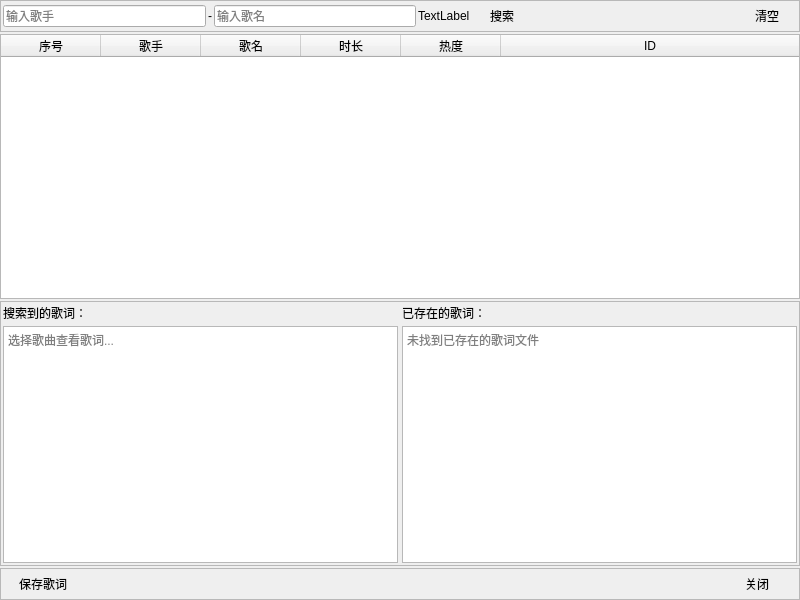
<?xml version="1.0" encoding="UTF-8"?>
<ui version="4.0">
 <class>LyricSearch</class>
 <widget class="QWidget" name="LyricSearch">
  <property name="geometry">
   <rect>
    <x>0</x>
    <y>0</y>
    <width>800</width>
    <height>600</height>
   </rect>
  </property>
  <property name="windowTitle">
   <string>歌词搜索</string>
  </property>
  <layout class="QVBoxLayout" name="verticalLayout">
   <property name="spacing">
    <number>2</number>
   </property>
   <property name="leftMargin">
    <number>0</number>
   </property>
   <property name="topMargin">
    <number>0</number>
   </property>
   <property name="rightMargin">
    <number>0</number>
   </property>
   <property name="bottomMargin">
    <number>0</number>
   </property>
   <item>
    <widget class="QFrame" name="frameSearch">
     <property name="frameShape">
      <enum>QFrame::StyledPanel</enum>
     </property>
     <property name="frameShadow">
      <enum>QFrame::Raised</enum>
     </property>
     <layout class="QHBoxLayout" name="horizontalLayout">
      <property name="spacing">
       <number>2</number>
      </property>
      <property name="leftMargin">
       <number>2</number>
      </property>
      <property name="topMargin">
       <number>2</number>
      </property>
      <property name="rightMargin">
       <number>2</number>
      </property>
      <property name="bottomMargin">
       <number>2</number>
      </property>
      <item>
       <widget class="QLineEdit" name="songerSearch">
        <property name="placeholderText">
         <string>输入歌手</string>
        </property>
       </widget>
      </item>
      <item>
       <widget class="QLabel" name="labelSeparator">
        <property name="text">
         <string>-</string>
        </property>
        <property name="alignment">
         <set>Qt::AlignCenter</set>
        </property>
       </widget>
      </item>
      <item>
       <widget class="QLineEdit" name="lineSearch">
        <property name="placeholderText">
         <string>输入歌名</string>
        </property>
       </widget>
      </item>
      <item>
       <widget class="QLabel" name="durationLabel">
        <property name="text">
         <string>TextLabel</string>
        </property>
       </widget>
      </item>
      <item>
       <widget class="QPushButton" name="btnSearch">
        <property name="minimumSize">
         <size>
          <width>60</width>
          <height>24</height>
         </size>
        </property>
        <property name="maximumSize">
         <size>
          <width>60</width>
          <height>32</height>
         </size>
        </property>
        <property name="text">
         <string>搜索</string>
        </property>
        <property name="flat">
         <bool>true</bool>
        </property>
       </widget>
      </item>
      <item>
       <spacer name="horizontalSpacer">
        <property name="orientation">
         <enum>Qt::Horizontal</enum>
        </property>
        <property name="sizeHint" stdset="0">
         <size>
          <width>10</width>
          <height>20</height>
         </size>
        </property>
       </spacer>
      </item>
      <item>
       <widget class="QPushButton" name="btnClear">
        <property name="minimumSize">
         <size>
          <width>60</width>
          <height>0</height>
         </size>
        </property>
        <property name="maximumSize">
         <size>
          <width>60</width>
          <height>31</height>
         </size>
        </property>
        <property name="text">
         <string>清空</string>
        </property>
        <property name="flat">
         <bool>true</bool>
        </property>
       </widget>
      </item>
     </layout>
    </widget>
   </item>
   <item>
    <widget class="QTableWidget" name="tableResults">
     <property name="focusPolicy">
      <enum>Qt::NoFocus</enum>
     </property>
     <property name="verticalScrollBarPolicy">
      <enum>Qt::ScrollBarAsNeeded</enum>
     </property>
     <property name="horizontalScrollBarPolicy">
      <enum>Qt::ScrollBarAsNeeded</enum>
     </property>
     <property name="alternatingRowColors">
      <bool>true</bool>
     </property>
     <property name="selectionMode">
      <enum>QAbstractItemView::SingleSelection</enum>
     </property>
     <property name="selectionBehavior">
      <enum>QAbstractItemView::SelectRows</enum>
     </property>
     <property name="columnCount">
      <number>6</number>
     </property>
     <attribute name="horizontalHeaderHighlightSections">
      <bool>false</bool>
     </attribute>
     <attribute name="horizontalHeaderStretchLastSection">
      <bool>true</bool>
     </attribute>
     <column>
      <property name="text">
       <string>序号</string>
      </property>
     </column>
     <column>
      <property name="text">
       <string>歌手</string>
      </property>
     </column>
     <column>
      <property name="text">
       <string>歌名</string>
      </property>
     </column>
     <column>
      <property name="text">
       <string>时长</string>
      </property>
     </column>
     <column>
      <property name="text">
       <string>热度</string>
      </property>
     </column>
     <column>
      <property name="text">
       <string>ID</string>
      </property>
     </column>
    </widget>
   </item>
   <item>
    <widget class="QFrame" name="frameLyric">
     <property name="frameShape">
      <enum>QFrame::StyledPanel</enum>
     </property>
     <property name="frameShadow">
      <enum>QFrame::Raised</enum>
     </property>
     <layout class="QVBoxLayout" name="verticalLayout_2">
      <property name="spacing">
       <number>2</number>
      </property>
      <property name="leftMargin">
       <number>2</number>
      </property>
      <property name="topMargin">
       <number>2</number>
      </property>
      <property name="rightMargin">
       <number>2</number>
      </property>
      <property name="bottomMargin">
       <number>2</number>
      </property>
      <item>
       <layout class="QHBoxLayout" name="horizontalLayout_lyricTitles">
        <property name="spacing">
         <number>4</number>
        </property>
        <property name="leftMargin">
         <number>0</number>
        </property>
        <property name="topMargin">
         <number>0</number>
        </property>
        <property name="rightMargin">
         <number>0</number>
        </property>
        <property name="bottomMargin">
         <number>0</number>
        </property>
        <item>
         <widget class="QLabel" name="labelLyricTitle">
          <property name="minimumSize">
           <size>
            <width>0</width>
            <height>20</height>
           </size>
          </property>
          <property name="maximumSize">
           <size>
            <width>16777215</width>
            <height>20</height>
           </size>
          </property>
          <property name="text">
           <string>搜索到的歌词：</string>
          </property>
          <property name="alignment">
           <set>Qt::AlignLeading|Qt::AlignLeft|Qt::AlignTop</set>
          </property>
         </widget>
        </item>
        <item>
         <widget class="QLabel" name="labelExistingLyricTitle">
          <property name="minimumSize">
           <size>
            <width>0</width>
            <height>20</height>
           </size>
          </property>
          <property name="maximumSize">
           <size>
            <width>16777215</width>
            <height>20</height>
           </size>
          </property>
          <property name="text">
           <string>已存在的歌词：</string>
          </property>
          <property name="alignment">
           <set>Qt::AlignLeading|Qt::AlignLeft|Qt::AlignTop</set>
          </property>
         </widget>
        </item>
       </layout>
      </item>
      <item>
       <layout class="QHBoxLayout" name="horizontalLayout_lyricContent">
        <property name="spacing">
         <number>4</number>
        </property>
        <property name="leftMargin">
         <number>0</number>
        </property>
        <property name="topMargin">
         <number>0</number>
        </property>
        <property name="rightMargin">
         <number>0</number>
        </property>
        <property name="bottomMargin">
         <number>0</number>
        </property>
        <item>
         <widget class="QTextEdit" name="textLyric">
          <property name="readOnly">
           <bool>true</bool>
          </property>
          <property name="placeholderText">
           <string>选择歌曲查看歌词...</string>
          </property>
         </widget>
        </item>
        <item>
         <widget class="QTextEdit" name="textExistingLyric">
          <property name="readOnly">
           <bool>true</bool>
          </property>
          <property name="placeholderText">
           <string>未找到已存在的歌词文件</string>
          </property>
         </widget>
        </item>
       </layout>
      </item>
     </layout>
    </widget>
   </item>
   <item>
    <widget class="QFrame" name="frameButtons">
     <property name="frameShape">
      <enum>QFrame::StyledPanel</enum>
     </property>
     <property name="frameShadow">
      <enum>QFrame::Raised</enum>
     </property>
     <layout class="QHBoxLayout" name="horizontalLayout_2">
      <property name="spacing">
       <number>2</number>
      </property>
      <property name="leftMargin">
       <number>2</number>
      </property>
      <property name="topMargin">
       <number>2</number>
      </property>
      <property name="rightMargin">
       <number>2</number>
      </property>
      <property name="bottomMargin">
       <number>2</number>
      </property>
      <item>
       <widget class="QPushButton" name="btnAddToPlaylist">
        <property name="minimumSize">
         <size>
          <width>80</width>
          <height>24</height>
         </size>
        </property>
        <property name="text">
         <string>保存歌词</string>
        </property>
        <property name="flat">
         <bool>true</bool>
        </property>
       </widget>
      </item>
      <item>
       <spacer name="horizontalSpacer_2">
        <property name="orientation">
         <enum>Qt::Horizontal</enum>
        </property>
        <property name="sizeHint" stdset="0">
         <size>
          <width>40</width>
          <height>20</height>
         </size>
        </property>
       </spacer>
      </item>
      <item>
       <widget class="QPushButton" name="btnClose">
        <property name="minimumSize">
         <size>
          <width>80</width>
          <height>24</height>
         </size>
        </property>
        <property name="text">
         <string>关闭</string>
        </property>
        <property name="flat">
         <bool>true</bool>
        </property>
       </widget>
      </item>
     </layout>
    </widget>
   </item>
  </layout>
 </widget>
 <resources/>
 <connections/>
</ui>
